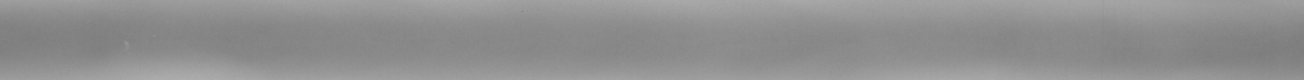
#> input picture img/homework1.bmp, 2608 x 160 px (shown at 1/2 size)
$ python mid.py   (older library calls are emulated)
#> lines starting #> are read from the running program, lines starting #| are printed output that depends on the picture; after the words box and inside, x2 and y2 are one past the last pixel; in counts of white or black regions, pixels touching at a corner belong together
import cv2
import numpy as np
from PIL import Image

def resize1(imgpath):

    img = np.array(Image.open(imgpath))
    img = img[0:160, 0:652]
    #
    # # img_pad = np.pad(img, ((246, 246), (0, 0)), 'constant', constant_values=0)
    # #
    # # return Image.fromarray(img_pad.astype(np.uint8))
    width = len(img[1])
    p=0
    return img,width,p

# [46 lines left out: functions resize2, resize3, resize4, resize5, not called in this run]

# path = cv2.imread("img/homework1.bmp", 0)
path =r"img/homework1.bmp"
img =cv2.imread(path,cv2.COLOR_BGR2GRAY)
#> img is the input picture: shape (160, 2608); min 0, max 176, mean 144
# print(img.shape)
cv2.imshow("img",img)
cropped_image_nature, width, p= resize1(path)
#> in resize1, `img = img[0:160, 0:652]`:
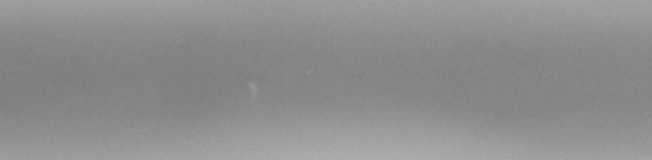
#> img: shape (160, 652); min 122, max 176, mean 141.9
#> in resize1, `width = len(img[1])`: width = 652
#> width = 652; p = 0
# cropped_image_nature = np.ascontiguousarray(cropped_image_nature)
#2608*160
cv2.imshow("img",cropped_image_nature)


#增加亮度
res = cv2.convertScaleAbs(cropped_image_nature, alpha=1.5, beta=0)
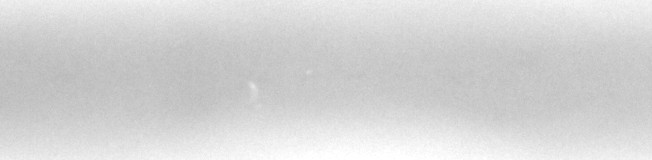
#> res: shape (160, 652); min 183, max 255, mean 212.8
cv2.imshow("light",res)

#局部直方图均衡化
clahe = cv2.createCLAHE (clipLimit =9.5 , tileGridSize=(4, 4))  #对图像进行分割 4*4
img3 = clahe.apply(res)
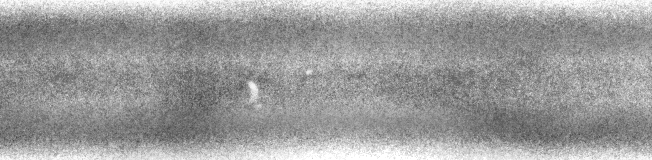
#> img3: shape (160, 652); min 68, max 255, mean 156
cv2.imshow("clahe",img3)

# #高斯平滑
#
# gaussianBlur =cv2.GaussianBlur(img,(3,3),1,0)


for i in range(160):
    for j in range(width):
        if img3[i][j] < 210:
            img3[i][j]=0
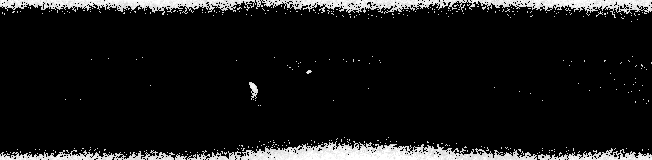
#> img3: shape (160, 652); min 0, max 255, mean 23.4
#高斯模糊
gaussianBlur =cv2.GaussianBlur(img3,(7,7),1,0)

#降噪
ret,thresh =cv2.threshold(gaussianBlur,127,255,cv2.THRESH_BINARY)
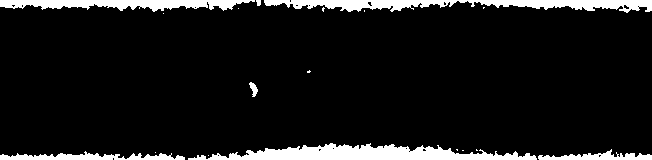
#> thresh: shape (160, 652); 9.3% white; 18 white regions (11 under 20 px), largest, box (x1, y1, x2, y2) and area: (188, 143, 537, 160) 3353, (264, 0, 652, 13) 2804, (0, 0, 255, 12) 1873

# #Sobel边缘算子
# sobelxy = cv2.Sobel(src=img3, ddepth=cv2.CV_64F, dx=1, dy=1, ksize=5) # Combined X and Y Sobel Edge Detection
# sobelx = cv2.Sobel(src=img3, ddepth=cv2.CV_64F, dx=1, dy=0, ksize=5) # Sobel Edge Detection on the X axis
# sobely = cv2.Sobel(src=img3, ddepth=cv2.CV_64F, dx=0, dy=1, ksize=5) # Sobel Edge Detection on the Y axis

#
for i in range(160):
    for j in range(652):
        if res[i][j] < 210:
            res[i][j]=0
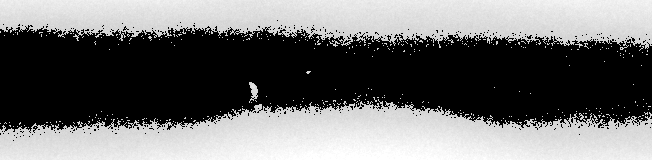
#> res: shape (160, 652); min 0, max 255, mean 111.3

cv2.imshow("res1",res)

cv2.imshow("img3",img3)
cv2.imshow("gaussianBlur",gaussianBlur)
cv2.imshow("thresh",thresh)

#Canny边缘检测
Canny = cv2.Canny(thresh, 64, 128)
#> Canny: shape (160, 652); 1.7% white in thin lines or dots
cv2.imshow("Canny",Canny)

# 裁剪图像
cut = Canny[50:140, 0:width]
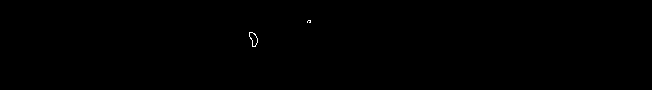
#> cut: shape (90, 652); 0.08% white in thin lines or dots, all inside (x1, y1, x2, y2) = (249, 20, 311, 47)
cv2.imshow("cut",cut)

#获得轮廓
contours, hierarchy = cv2.findContours(cut, cv2.RETR_TREE, cv2.CHAIN_APPROX_NONE)
#> contours = 3 contours, 1 with area under 20; largest, box (x1, y1, x2, y2) and area: (249, 32, 258, 47) 72, (249, 32, 258, 47) 68
# [10 lines of commented-out code are left out]
for contour in contours:
        for con in contour:
            for cc in con:
                cc[1] = cc[1]+50
                cc[0] = cc[0]+p
#> this loop made 3 passes
#> after the loop, cc = [309, 70]


# cv2.drawContours(img, bb, -1, (0, 255, 0), 3)
# for i in range(len(contours)):
#     if contours[i].shape in((39,1,2),(36,1,2) ,(14,1,2),):
#         contour.append(contours[i])
# # #
# #
# 绘制轮廓
cv2.drawContours(img, contours, -1, (0,255,0), 3)
#> img: shape (160, 2608)
cv2.imshow("draw", img)
# [12 lines of commented-out code are left out]

cv2.waitKey(0)
